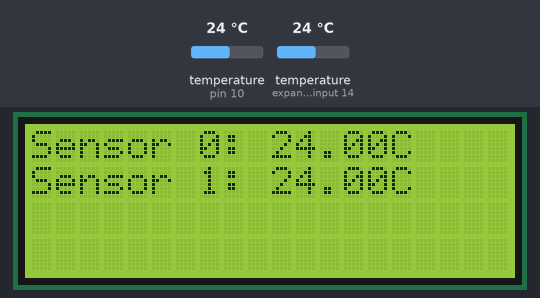
Simulated run of this sketch. Board: Arduino Uno, built with avr-gcc and run on an emulated ATmega328P. Shown: 20×4 character LCD. The test bench sets the inputs (shaded band); at power-on: temperature (sensors on pin 10, expander input 14) 24 °C.

Above: at 1.2 s.
1.3 s: temperature (sensor on pin 10) set to 12 °C
At 2.5 s:
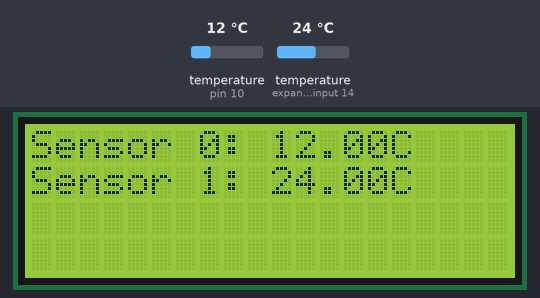
3.1 s: temperature (sensor on expander input 14) set to 12 °C
At 3.6 s:
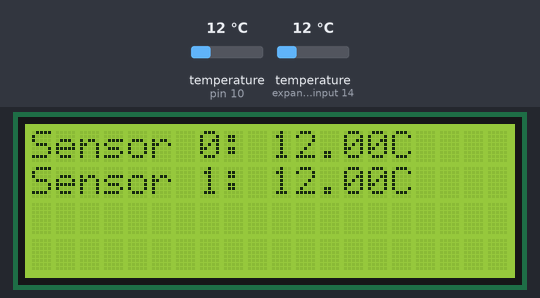
4.7 s: temperature (sensor on pin 10) set to 19 °C
6.2 s: temperature (sensor on expander input 14) set to 19 °C
At 6.9 s:
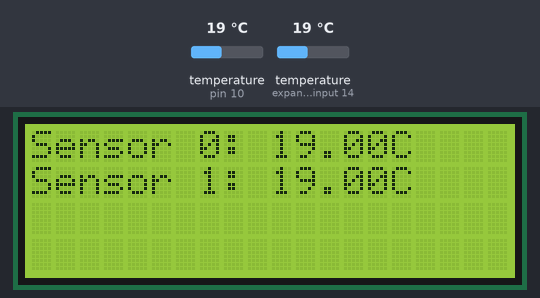
7.8 s: temperature (sensor on pin 10) set to 28 °C
At 9.0 s:
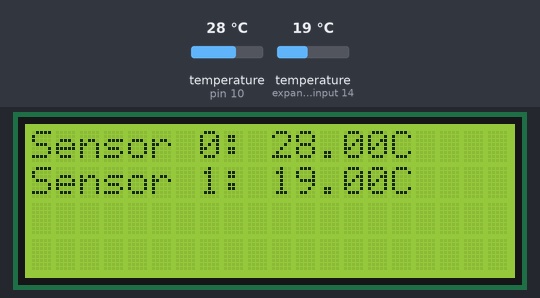
9.3 s: temperature (sensor on expander input 14) set to 28 °C
At 10.2 s:
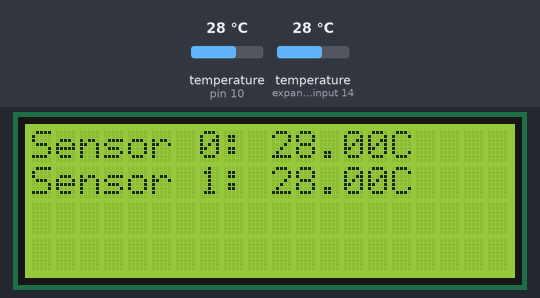
Timing chart, 0 to 11.9 s (numbered marks = the images above; inputs shaded):
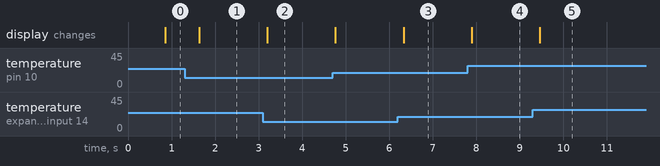

The sketch:

DS18B20.ino
```cpp
#include <OneWire.h>
#include <DallasTemperature.h>
#include <LiquidCrystal.h>

#define ONE_WIRE_BUS 10
LiquidCrystal lcd(13,12,11,10,9,8);
OneWire oneWire(ONE_WIRE_BUS);
DallasTemperature sensors(&oneWire);

void setup() {
  lcd.begin(20, 4);
  sensors.begin();
}

void loop() {
  sensors.requestTemperatures();
  lcd.setCursor(0, 0);
  lcd.print("Sensor 0: ");
  lcd.print(sensors.getTempCByIndex(0));
  lcd.print("C");

  lcd.setCursor(0, 1);
  lcd.print("Sensor 1: ");
  lcd.print(sensors.getTempCByIndex(1));
  lcd.print("C");
}
```

Measured:
- after the input at 1.3 s, the display: changes after 0.34 s (image 1)
- after the input at 3.1 s, the display: changes after 0.10 s (image 2)
- after the input at 6.2 s, the display: changes after 0.13 s (image 3)
- after the input at 7.8 s, the display: changes after 0.09 s (image 4)
- after the input at 9.3 s, the display: changes after 0.16 s (image 5)
